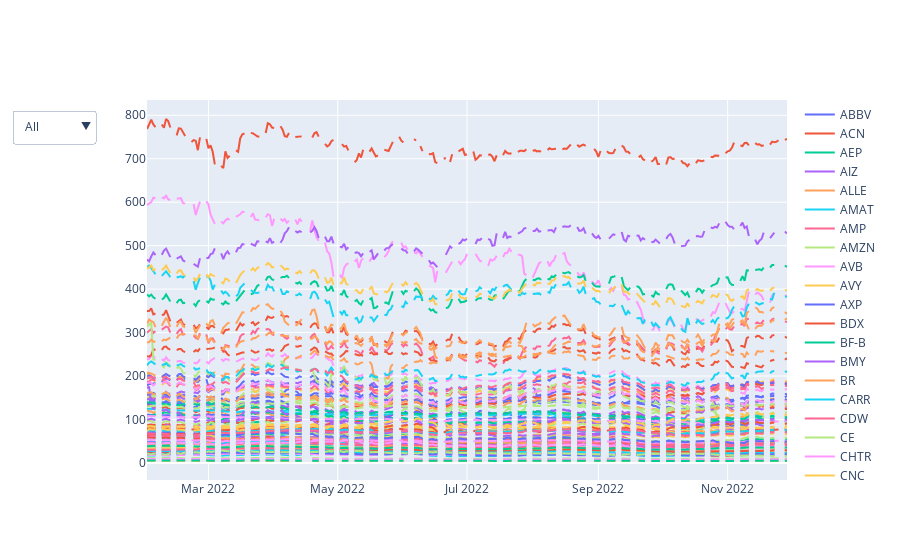

The notebook cell this image was saved under:
### Code cell
import plotly.express as px
import plotly.graph_objects as pog
import calendar

grafiknya = pog.Figure()

tanggal = np.array(pd.to_datetime(df_price_wide.columns.to_numpy()).to_numpy(),dtype=np.datetime64)

selector = 100*[False]
button_all = []
sel_num = 0



for i in df_price_wide.index:
    grafiknya.add_trace(
        pog.Line(x=tanggal,y=df_price_wide.loc[i,],name=i)
    )
    
    selector[sel_num] = True
    hasilku = selector
    button_1 = dict(
        label = i,
        method="update",
        args=[
            {"visible":selector[:100]},
            {'title':{'text':'Grafik Harga Saham '+ i}}
        ]
    )
    selector[sel_num] = False
    sel_num += 1
    button_all.append(button_1)

kamus = dict(
    label="All",
    method="update",
    args=[
            {"visible":100*[True]},
            {'title':{'text':'Grafik Harga Saham Seluruhnya'}}
        ]
)

button_all.insert(0,kamus)


grafiknya.update_layout(
    updatemenus=[
        dict(
            buttons = list(
                button_all
            ),
            direction="down",
            pad={"r": 20, "t": 10},
            showactive=True
        )
    ]
)
grafiknya.show()
